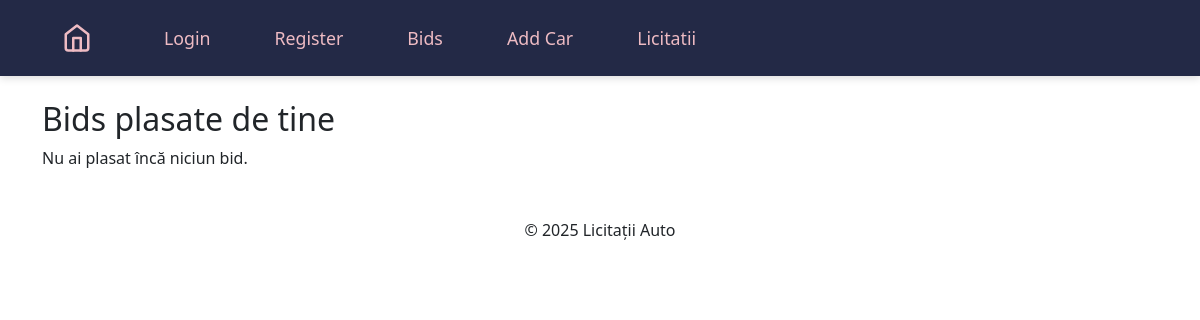
/my-bids/ (signed in), run on an earlier commit of the app's database.
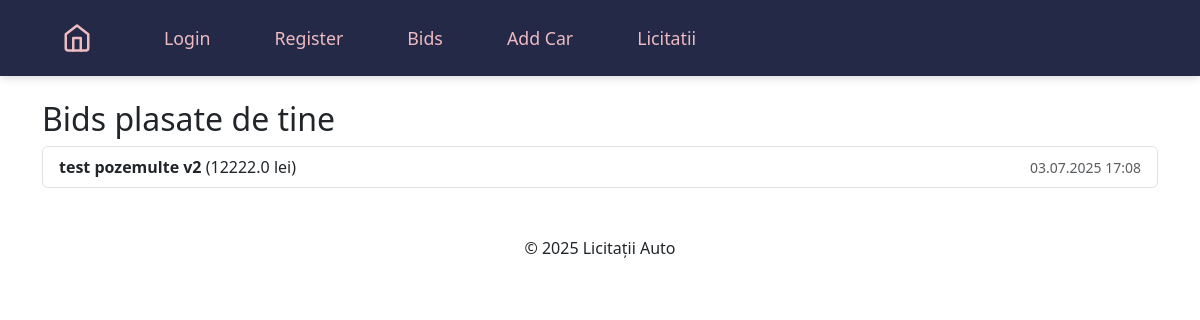
And on a later commit of the database.
### auctions/models.py (models this page shows, shortened)
class Bid(models.Model):
    auction = models.ForeignKey(Auction, related_name='bids', on_delete=models.CASCADE)
    car = models.ForeignKey(Car, related_name='bids', on_delete=models.CASCADE)
    user = models.ForeignKey(User, on_delete=models.CASCADE)
    amount = models.FloatField()
    created_at = models.DateTimeField(auto_now_add=True)

class Car(models.Model):
    name = models.CharField(max_length=100)
    description = models.TextField()
    price = models.DecimalField(max_digits=10, decimal_places=2)
    image = models.ImageField(upload_to='media/')
    created_at = models.DateTimeField(default=timezone.now)
    updated_at = models.DateTimeField(auto_now=True)

### auctions/views.py (the view)
# urls.py: path('my-bids/', views.my_bids, name='bids'),
@login_required
def my_bids(request):
    bids = Bid.objects.filter(user=request.user).order_by('-created_at')
    return render(request, 'auctions/my_bids.html', {'bids': bids})

### templates/auctions/my_bids.html (shortened to what this page needs)
{% extends "main.html" %}
{% block content %}
  <h2>Bids plasate de tine</h2>
  {% if bids %}
    <ul class="list-group mb-3">
      {% for bid in bids %}
        <li class="list-group-item d-flex justify-content-between align-items-center">
          <span>
            <strong>{{ bid.car.name }}</strong> ({{ bid.amount }} lei)
          </span>
          <small class="text-muted">{{ bid.created_at|date:"d.m.Y H:i" }}</small>
        </li>
      {% endfor %}
    </ul>
  {% else %}
    <p>Nu ai plasat încă niciun bid.</p>
  {% endif %}
{% endblock %}

What changed in the data, as far as the page shows it:
added Bid: car.name "test pozemulte v2", amount "12222.0", created_at "03.07.2025 17:08"
Also different on the page:
text no longer shown: "Nu ai plasat încă niciun bid."
